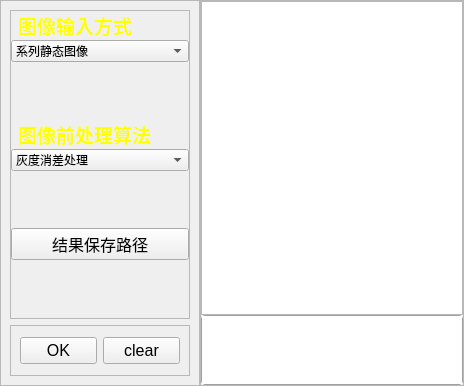
      <widget class="QWidget" name="tab">
       <property name="sizePolicy">
        <sizepolicy hsizetype="Expanding" vsizetype="Expanding">
         <horstretch>0</horstretch>
         <verstretch>1</verstretch>
        </sizepolicy>
       </property>
       <attribute name="title">
        <string>前处理</string>
       </attribute>
       <attribute name="toolTip">
        <string>请依次进行图像前处理、匹配参数设置和后处理（若有整理好的结果文件可直接打开后处理）</string>
       </attribute>
       <layout class="QHBoxLayout" name="horizontalLayout" stretch="1,5">
        <property name="spacing">
         <number>0</number>
        </property>
        <property name="leftMargin">
         <number>0</number>
        </property>
        <property name="topMargin">
         <number>0</number>
        </property>
        <property name="rightMargin">
         <number>0</number>
        </property>
        <property name="bottomMargin">
         <number>0</number>
        </property>
        <item>
         <widget class="QFrame" name="frame_3">
          <property name="sizePolicy">
           <sizepolicy hsizetype="Maximum" vsizetype="Expanding">
            <horstretch>0</horstretch>
            <verstretch>0</verstretch>
           </sizepolicy>
          </property>
          <property name="minimumSize">
           <size>
            <width>200</width>
            <height>0</height>
           </size>
          </property>
          <property name="maximumSize">
           <size>
            <width>300</width>
            <height>16777215</height>
           </size>
          </property>
          <property name="frameShape">
           <enum>QFrame::StyledPanel</enum>
          </property>
          <property name="frameShadow">
           <enum>QFrame::Raised</enum>
          </property>
          <layout class="QVBoxLayout" name="verticalLayout_2" stretch="6,1">
           <item>
            <widget class="QFrame" name="frame">
             <property name="sizePolicy">
              <sizepolicy hsizetype="Expanding" vsizetype="Preferred">
               <horstretch>0</horstretch>
               <verstretch>0</verstretch>
              </sizepolicy>
             </property>
             <property name="frameShape">
              <enum>QFrame::StyledPanel</enum>
             </property>
             <property name="frameShadow">
              <enum>QFrame::Raised</enum>
             </property>
             <layout class="QVBoxLayout" name="verticalLayout_3">
              <property name="spacing">
               <number>0</number>
              </property>
              <property name="leftMargin">
               <number>0</number>
              </property>
              <property name="topMargin">
               <number>0</number>
              </property>
              <property name="rightMargin">
               <number>0</number>
              </property>
              <property name="bottomMargin">
               <number>0</number>
              </property>
              <item>
               <widget class="QLabel" name="label_4">
                <property name="sizePolicy">
                 <sizepolicy hsizetype="Expanding" vsizetype="Preferred">
                  <horstretch>0</horstretch>
                  <verstretch>0</verstretch>
                 </sizepolicy>
                </property>
                <property name="font">
                 <font>
                  <family>苏新诗柳楷简</family>
                  <pointsize>14</pointsize>
                  <weight>75</weight>
                  <italic>false</italic>
                  <bold>true</bold>
                 </font>
                </property>
                <property name="styleSheet">
                 <string notr="true">QLabel {
	   font: 14pt &quot;苏新诗柳楷简&quot;;
       font-weight: bold;
       color: rgb(255, 255, 0);
	   padding-left: 2px;
   
   }
</string>
                </property>
                <property name="text">
                 <string>图像输入方式</string>
                </property>
               </widget>
              </item>
              <item>
               <widget class="QComboBox" name="comboBox_input_img_method">
                <property name="minimumSize">
                 <size>
                  <width>101</width>
                  <height>0</height>
                 </size>
                </property>
                <property name="font">
                 <font>
                  <family>Segoe UI</family>
                  <pointsize>9</pointsize>
                 </font>
                </property>
                <property name="toolTip">
                 <string>&lt;html&gt;&lt;head/&gt;&lt;body&gt;&lt;p&gt;请选择图像输入方式&lt;/p&gt;&lt;/body&gt;&lt;/html&gt;</string>
                </property>
                <item>
                 <property name="text">
                  <string>系列静态图像</string>
                 </property>
                </item>
                <item>
                 <property name="text">
                  <string>数字相机连接</string>
                 </property>
                </item>
                <item>
                 <property name="text">
                  <string>动态视频读取</string>
                 </property>
                </item>
               </widget>
              </item>
              <item>
               <spacer name="verticalSpacer">
                <property name="orientation">
                 <enum>Qt::Vertical</enum>
                </property>
                <property name="sizeHint" stdset="0">
                 <size>
                  <width>20</width>
                  <height>40</height>
                 </size>
                </property>
               </spacer>
              </item>
              <item>
               <widget class="QLabel" name="label_2">
                <property name="font">
                 <font>
                  <family>苏新诗柳楷简</family>
                  <pointsize>14</pointsize>
                  <weight>75</weight>
                  <italic>false</italic>
                  <bold>true</bold>
                 </font>
                </property>
                <property name="styleSheet">
                 <string notr="true">QLabel {
	   font: 14pt &quot;苏新诗柳楷简&quot;;
       font-weight: bold;
       color: rgb(255, 255, 0);
	   padding-left: 2px;
   }
</string>
                </property>
                <property name="frameShadow">
                 <enum>QFrame::Plain</enum>
                </property>
                <property name="text">
                 <string>图像前处理算法</string>
                </property>
                <property name="alignment">
                 <set>Qt::AlignLeading|Qt::AlignLeft|Qt::AlignVCenter</set>
                </property>
               </widget>
              </item>
              <item>
               <widget class="QComboBox" name="comboBox_pre_process_method">
                <property name="minimumSize">
                 <size>
                  <width>101</width>
                  <height>0</height>
                 </size>
                </property>
                <property name="font">
                 <font>
                  <family>Segoe UI</family>
                  <pointsize>9</pointsize>
                 </font>
                </property>
                <property name="toolTip">
                 <string>&lt;html&gt;&lt;head/&gt;&lt;body&gt;&lt;p&gt;请选择图像前处理算法&lt;/p&gt;&lt;/body&gt;&lt;/html&gt;</string>
                </property>
                <item>
                 <property name="text">
                  <string>灰度消差处理</string>
                 </property>
                </item>
                <item>
                 <property name="text">
                  <string>高斯滤波处理</string>
                 </property>
                </item>
                <item>
                 <property name="text">
                  <string>ALL</string>
                 </property>
                </item>
                <item>
                 <property name="text">
                  <string>不需要</string>
                 </property>
                </item>
               </widget>
              </item>
              <item>
               <spacer name="verticalSpacer_2">
                <property name="orientation">
                 <enum>Qt::Vertical</enum>
                </property>
                <property name="sizeHint" stdset="0">
                 <size>
                  <width>20</width>
                  <height>40</height>
                 </size>
                </property>
               </spacer>
              </item>
              <item>
               <widget class="QPushButton" name="pushButton_result_save_path">
                <property name="font">
                 <font>
                  <pointsize>12</pointsize>
                 </font>
                </property>
                <property name="toolTip">
                 <string>&lt;html&gt;&lt;head/&gt;&lt;body&gt;&lt;p&gt;请选择结果保存路径，后续计算的位移结果保存在该目录下&lt;/p&gt;&lt;/body&gt;&lt;/html&gt;</string>
                </property>
                <property name="text">
                 <string>结果保存路径</string>
                </property>
               </widget>
              </item>
              <item>
               <spacer name="verticalSpacer_8">
                <property name="orientation">
                 <enum>Qt::Vertical</enum>
                </property>
                <property name="sizeHint" stdset="0">
                 <size>
                  <width>20</width>
                  <height>40</height>
                 </size>
                </property>
               </spacer>
              </item>
             </layout>
            </widget>
           </item>
           <item>
            <widget class="QFrame" name="frame_4">
             <property name="frameShape">
              <enum>QFrame::StyledPanel</enum>
             </property>
             <property name="frameShadow">
              <enum>QFrame::Raised</enum>
             </property>
             <layout class="QHBoxLayout" name="horizontalLayout_2">
              <item>
               <widget class="QPushButton" name="pushButton_pre_ok">
                <property name="font">
                 <font>
                  <pointsize>12</pointsize>
                 </font>
                </property>
                <property name="toolTip">
                 <string>&lt;html&gt;&lt;head/&gt;&lt;body&gt;&lt;p&gt;上述参数设置完毕，请点击OK&lt;/p&gt;&lt;/body&gt;&lt;/html&gt;</string>
                </property>
                <property name="text">
                 <string>OK</string>
                </property>
               </widget>
              </item>
              <item>
               <widget class="QPushButton" name="pushButton_pre_clear">
                <property name="font">
                 <font>
                  <pointsize>12</pointsize>
                 </font>
                </property>
                <property name="toolTip">
                 <string>&lt;html&gt;&lt;head/&gt;&lt;body&gt;&lt;p&gt;如需重置上述参数设置，请点击清除&lt;/p&gt;&lt;/body&gt;&lt;/html&gt;</string>
                </property>
                <property name="text">
                 <string>clear</string>
                </property>
               </widget>
              </item>
             </layout>
            </widget>
           </item>
          </layout>
         </widget>
        </item>
        <item>
         <widget class="QFrame" name="frame_2">
          <property name="frameShape">
           <enum>QFrame::StyledPanel</enum>
          </property>
          <property name="frameShadow">
           <enum>QFrame::Raised</enum>
          </property>
          <layout class="QVBoxLayout" name="verticalLayout_4" stretch="6,1">
           <property name="spacing">
            <number>0</number>
           </property>
           <property name="leftMargin">
            <number>0</number>
           </property>
           <property name="topMargin">
            <number>0</number>
           </property>
           <property name="rightMargin">
            <number>0</number>
           </property>
           <property name="bottomMargin">
            <number>0</number>
           </property>
           <item>
            <widget class="QGraphicsView" name="graphicsView_pre_img"/>
           </item>
           <item>
            <widget class="QPlainTextEdit" name="plainTextEdit_pre_message">
             <property name="styleSheet">
              <string notr="true">border: 1px solid #A0A0A0; /* 调整边框的大小和颜色 */
       border-radius: 4px; </string>
             </property>
            </widget>
           </item>
          </layout>
         </widget>
        </item>
       </layout>
      </widget>
